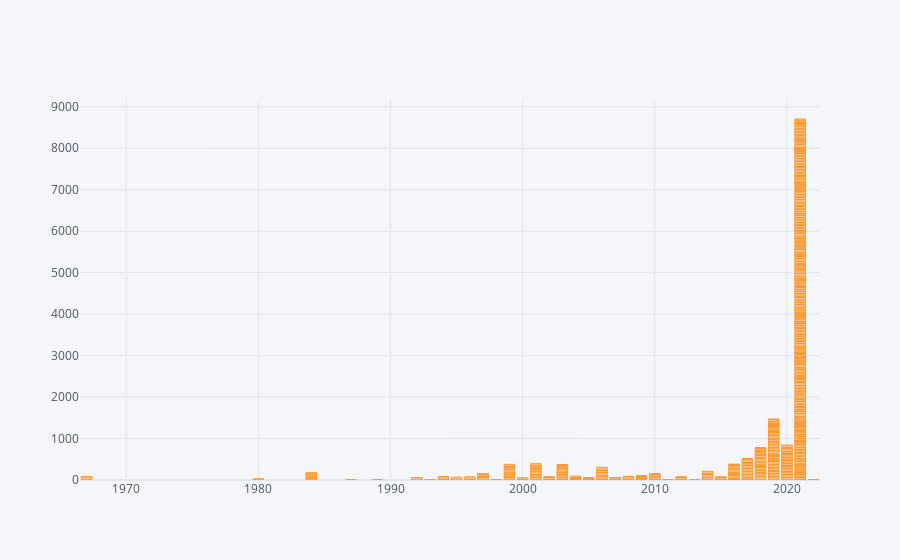

The cell this chart's notebook holds for it:
### Markdown cell above
### Barplot:

### Code cell
#GENERATE A BARPLOT BETWEEN THE RELEASE YEAR AND THE META SCORE COLUMN:
data.iplot(kind='bar',x='Release Year',y='Meta Score')

### Figure 1 — Plotly figure (JSON) as saved in the notebook; plotly's stock layout.template omitted (floating-point values rounded to 4 significant figures; data arrays with more than 128 entries replaced by an {"elided": "..."} marker saying what was removed)
{"data": [{"marker": {"color": "rgba(255, 153, 51, 0.6)", "line": {"color": "rgba(255, 153, 51, 1.0)", "width": 1}}, "name": "Meta Score", "orientation": "v", "text": "", "type": "bar", "x": {"elided": "750 int values"}, "y": {"elided": "750 int values"}}], "layout": {"legend": {"bgcolor": "#F5F6F9", "font": {"color": "#4D5663"}}, "paper_bgcolor": "#F5F6F9", "plot_bgcolor": "#F5F6F9", "title": {"font": {"color": "#4D5663"}}, "xaxis": {"gridcolor": "#E1E5ED", "showgrid": true, "tickfont": {"color": "#4D5663"}, "title": {"font": {"color": "#4D5663"}, "text": ""}, "zerolinecolor": "#E1E5ED"}, "yaxis": {"gridcolor": "#E1E5ED", "showgrid": true, "tickfont": {"color": "#4D5663"}, "title": {"font": {"color": "#4D5663"}, "text": ""}, "zerolinecolor": "#E1E5ED"}}}
